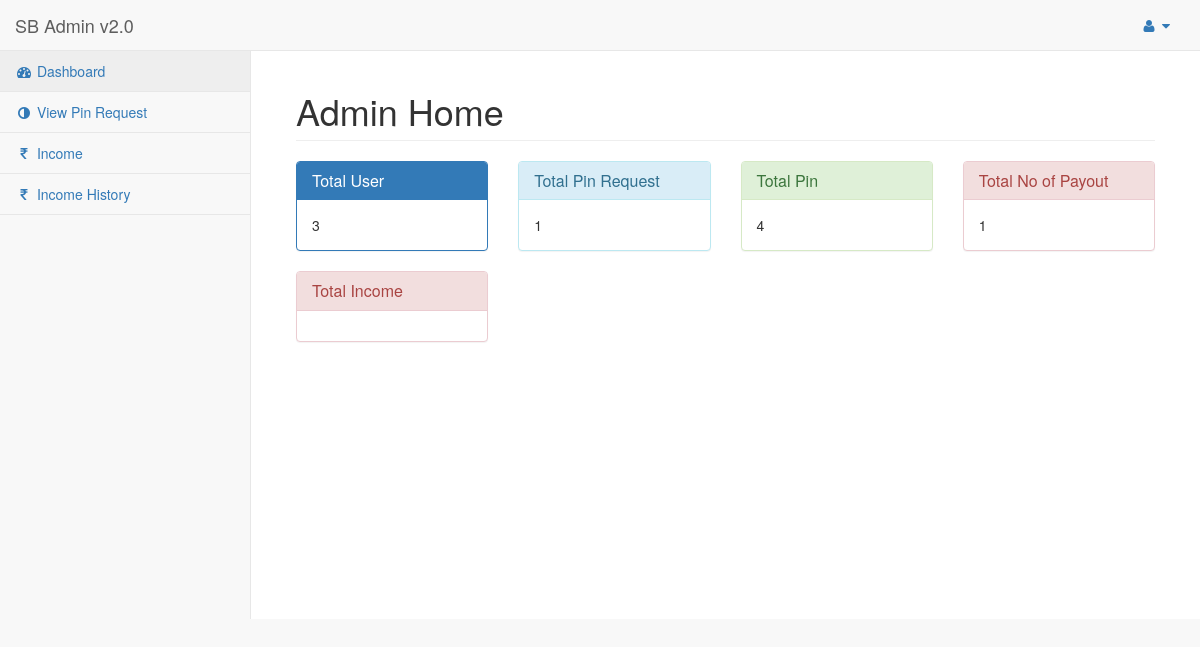
The app's page /admin/home.php (signed in), older data.
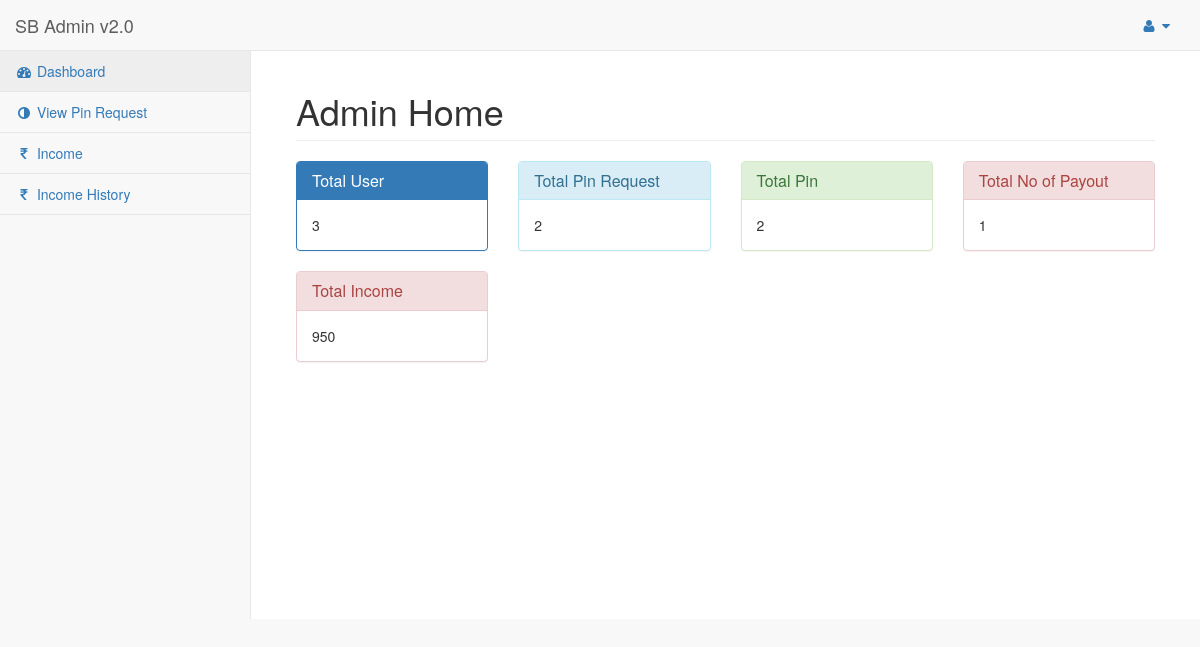
The same page, newer data.
### tables this page shows
CREATE TABLE `user` (
  `id` int(11) NOT NULL,
  `email` varchar(50) NOT NULL,
  `password` varchar(30) NOT NULL,
  `mobile` varchar(12) NOT NULL,
  `address` text NOT NULL,
  `account` varchar(20) NOT NULL,
  `under_userid` varchar(50) NOT NULL,
  `amount` int(11) NOT NULL,
  `side` enum('first','second','third','fourth','fifth','sixth','seventh','eighth','ninth','tenth') NOT NULL
);

### admin/home.php (the view, shortened to what this page needs)
<?php
require('php-includes/connect.php');
?>
<!DOCTYPE html>
<html lang="en">
<head>
    <link href="vendor/bootstrap/css/bootstrap.min.css" rel="stylesheet">
    <link href="vendor/metisMenu/metisMenu.min.css" rel="stylesheet">
    <link href="dist/css/sb-admin-2.css" rel="stylesheet">
    <link href="vendor/font-awesome/css/font-awesome.min.css" rel="stylesheet" type="text/css">
</head>
<body>
    <div id="wrapper">
        <?php include('php-includes/menu.php'); ?>
        <div id="page-wrapper">
            <div class="container-fluid">
                <div class="row">
                    <div class="col-lg-12">
                        <h1 class="page-header">Admin Home</h1>
                    </div>
                </div>
                <div class="row">
                	<div class="col-lg-3">
                    	<div class="panel panel-primary">
                        	<div class="panel-heading">
                            	<h4 class="panel-title">Total User</h4>
                            </div>
                            <div class="panel-body">
                            	<?php
								echo  mysqli_num_rows(mysqli_query($con,"select * from user"));
								?>
                            </div>
                        </div>
                    </div>
                    <div class="col-lg-3">
                    	<div class="panel panel-info">
                        	<div class="panel-heading">
                            	<h4 class="panel-title">Total Pin Request</h4>
                            </div>
                            <div class="panel-body">
                            	<?php
								echo  mysqli_num_rows(mysqli_query($con,"select * from pin_request"));
								?>
                            </div>
                        </div>
                    </div>
                    <div class="col-lg-3">
                    	<div class="panel panel-success">
                        	<div class="panel-heading">
                            	<h4 class="panel-title">Total Pin</h4>
                            </div>
                            <div class="panel-body">
                            	<?php
								echo  mysqli_num_rows(mysqli_query($con,"select * from pin_list"));
								?>
                            </div>
                        </div>
                    </div>
                    <div class="col-lg-3">
                    	<div class="panel panel-danger">
                        	<div class="panel-heading">
                            	<h4 class="panel-title">Total No of Payout </h4>
                            </div>
                            <div class="panel-body">
                            	<?php
                                echo  mysqli_num_rows(mysqli_query($con,"select * from income_received"));
								?>
                            </div>
                        </div>
                    </div>
                    <div class="col-lg-3">
                    	<div class="panel panel-danger">
                        	<div class="panel-heading">
                            	<h4 class="panel-title">Total Income</h4>
                            </div>
                            <div class="panel-body">
                            	<?php
							        $q = mysqli_query($con,"select * from user");
                                    $r = mysqli_fetch_array($q);
                                    echo $r['amount'];
								?>
                            </div>
                        </div>
                    </div>
                </div>
            </div>
        </div>
    </div>
</body>
</html>

Row changes from the older to the newer data that the page shows:
now on this page (row edited): user: amount "950"
Text that changed along with them:
mysqli_num_rows(mysqli_query($con,"select * from pin_request")): "1" → "2"
mysqli_num_rows(mysqli_query($con,"select * from pin_list")): "4" → "2"
